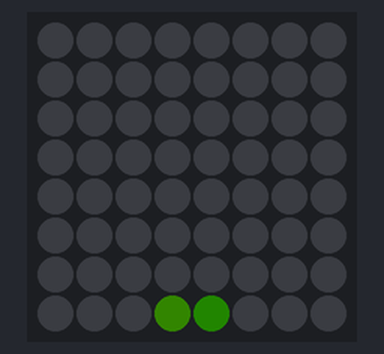
Bench run of a sketch on a simulated Teensy 3. Parts: 8×8 RGB LED matrix (first LED top left, wired row by row). Dim RGB values are drawn brighter than linear; random numbers use the default seed unless the sketch sets one.

Above: at 0.45 s.
At 4.95 s:
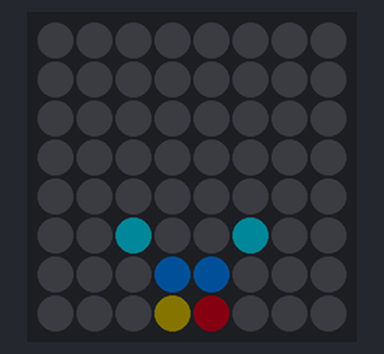
At 10.06 s:
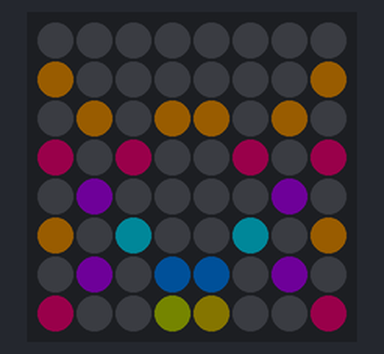
At 19.98 s:
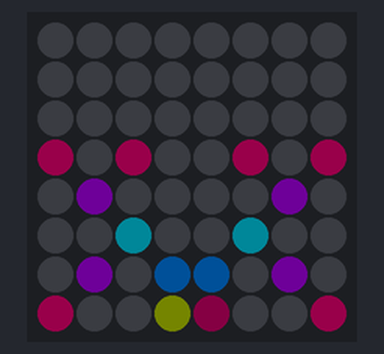
At 29.9 s:
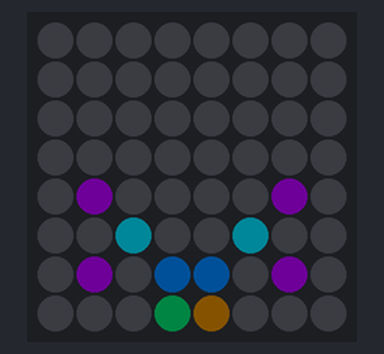
At 39.82 s:
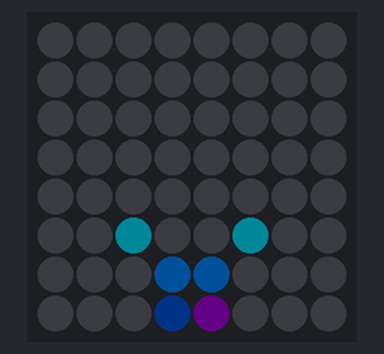

The sketch:

simple_animation_with_PISKEL.ino
```cpp
// Using piskel to make animations https://www.piskelapp.com/download
// start by selecting your cavans size using the resize button on the right
// 8x8 is the easisest but you can use any size. Look at "Class_4_-_bitmap_3_large_text" for info on scrolling it

//led biz begin. don't worry about anything in this section besides max_brightness
#include <WS2812Serial.h>
//we'll be using the Teensy audio library and it doesn't play nicely with neopixels.h or fastled
// so Paul of PJRC made this much more efficient version
#define num_of_leds 64
#define led_data_pin 5 // only these pins can be used on the Teensy 3.2:  1, 5, 8, 10, 31
byte drawingMemory[num_of_leds * 3];       //  3 bytes per LED
DMAMEM byte displayMemory[num_of_leds * 12]; // 12 bytes per LED
WS2812Serial leds(num_of_leds, displayMemory, drawingMemory, led_data_pin, WS2812_GRB);

//1.0 is VERY bright if you're powering it off of 5V
// this needs to be declared and set to something >0 for the LEDs to work
float max_brightness = .1;
//led biz end

//defines are not variables and are best use for things like like pin numbers for now
#define left_button_pin 0
#define right_button_pin 1
#define top_left_pot_pin A0
#define top_right_pot_pin A1
#define bottom_left_pot_pin A2
#define bottom_right_pot_pin A3

unsigned long current_time;
unsigned long prev_time[8]; //array of 8 variables named "prev"

float set_hue;
int xy_sel;
int xy_count;
int x_pot;
int y_pot;
int rate1 = 30;
int animation_step;


//in piskel go to export on the right side menu
// select other and "donwload C file"
// in that file copy the array here and change the values between the "[]" as shown
// then jsut cahnge your frame rate asn size to match

#define bitmap_width 8
#define bitmap_height 8
#define total_frames 7

static const uint32_t piskel_output[total_frames][bitmap_width * bitmap_height] = { //uint32_t is the same as unsigned long
  {
    0x00000000, 0x00000000, 0x00000000, 0x00000000, 0x00000000, 0x00000000, 0x00000000, 0x00000000,
    0x00000000, 0x00000000, 0x00000000, 0x00000000, 0x00000000, 0x00000000, 0x00000000, 0x00000000,
    0x00000000, 0x00000000, 0x00000000, 0x00000000, 0x00000000, 0x00000000, 0x00000000, 0x00000000,
    0x00000000, 0x00000000, 0x00000000, 0x00000000, 0x00000000, 0x00000000, 0x00000000, 0x00000000,
    0x00000000, 0x00000000, 0x00000000, 0x00000000, 0x00000000, 0x00000000, 0x00000000, 0x00000000,
    0x00000000, 0x00000000, 0x00000000, 0x00000000, 0x00000000, 0x00000000, 0x00000000, 0x00000000,
    0x00000000, 0x00000000, 0x00000000, 0x00000000, 0x00000000, 0x00000000, 0x00000000, 0x00000000,
    0x00000000, 0x00000000, 0x00000000, 0xff00ff53, 0xff00ff53, 0x00000000, 0x00000000, 0x00000000
  },
  {
    0x00000000, 0x00000000, 0x00000000, 0x00000000, 0x00000000, 0x00000000, 0x00000000, 0x00000000,
    0x00000000, 0x00000000, 0x00000000, 0x00000000, 0x00000000, 0x00000000, 0x00000000, 0x00000000,
    0x00000000, 0x00000000, 0x00000000, 0x00000000, 0x00000000, 0x00000000, 0x00000000, 0x00000000,
    0x00000000, 0x00000000, 0x00000000, 0x00000000, 0x00000000, 0x00000000, 0x00000000, 0x00000000,
    0x00000000, 0x00000000, 0x00000000, 0x00000000, 0x00000000, 0x00000000, 0x00000000, 0x00000000,
    0x00000000, 0x00000000, 0x00000000, 0x00000000, 0x00000000, 0x00000000, 0x00000000, 0x00000000,
    0x00000000, 0x00000000, 0x00000000, 0xffff8300, 0xffff8300, 0x00000000, 0x00000000, 0x00000000,
    0x00000000, 0x00000000, 0x00000000, 0xff00ff53, 0xff00ff53, 0x00000000, 0x00000000, 0x00000000
  },
  {
    0x00000000, 0x00000000, 0x00000000, 0x00000000, 0x00000000, 0x00000000, 0x00000000, 0x00000000,
    0x00000000, 0x00000000, 0x00000000, 0x00000000, 0x00000000, 0x00000000, 0x00000000, 0x00000000,
    0x00000000, 0x00000000, 0x00000000, 0x00000000, 0x00000000, 0x00000000, 0x00000000, 0x00000000,
    0x00000000, 0x00000000, 0x00000000, 0x00000000, 0x00000000, 0x00000000, 0x00000000, 0x00000000,
    0x00000000, 0x00000000, 0x00000000, 0x00000000, 0x00000000, 0x00000000, 0x00000000, 0x00000000,
    0x00000000, 0x00000000, 0xffffdd00, 0x00000000, 0x00000000, 0xffffdd00, 0x00000000, 0x00000000,
    0x00000000, 0x00000000, 0x00000000, 0xffff8300, 0xffff8300, 0x00000000, 0x00000000, 0x00000000,
    0x00000000, 0x00000000, 0x00000000, 0xff00ff53, 0xff00ff53, 0x00000000, 0x00000000, 0x00000000
  },
  {
    0x00000000, 0x00000000, 0x00000000, 0x00000000, 0x00000000, 0x00000000, 0x00000000, 0x00000000,
    0x00000000, 0x00000000, 0x00000000, 0x00000000, 0x00000000, 0x00000000, 0x00000000, 0x00000000,
    0x00000000, 0x00000000, 0x00000000, 0x00000000, 0x00000000, 0x00000000, 0x00000000, 0x00000000,
    0x00000000, 0x00000000, 0x00000000, 0x00000000, 0x00000000, 0x00000000, 0x00000000, 0x00000000,
    0x00000000, 0xffff00b8, 0x00000000, 0x00000000, 0x00000000, 0x00000000, 0xffff00b8, 0x00000000,
    0x00000000, 0x00000000, 0xffffdd00, 0x00000000, 0x00000000, 0xffffdd00, 0x00000000, 0x00000000,
    0x00000000, 0xffff00b8, 0x00000000, 0xffff8300, 0xffff8300, 0x00000000, 0xffff00b8, 0x00000000,
    0x00000000, 0x00000000, 0x00000000, 0xff00ff53, 0xff00ff53, 0x00000000, 0x00000000, 0x00000000
  },
  {
    0x00000000, 0x00000000, 0x00000000, 0x00000000, 0x00000000, 0x00000000, 0x00000000, 0x00000000,
    0x00000000, 0x00000000, 0x00000000, 0x00000000, 0x00000000, 0x00000000, 0x00000000, 0x00000000,
    0x00000000, 0x00000000, 0x00000000, 0x00000000, 0x00000000, 0x00000000, 0x00000000, 0x00000000,
    0xff7c00ff, 0x00000000, 0xff7c00ff, 0x00000000, 0x00000000, 0xff7c00ff, 0x00000000, 0xff7c00ff,
    0x00000000, 0xffff00b8, 0x00000000, 0x00000000, 0x00000000, 0x00000000, 0xffff00b8, 0x00000000,
    0x00000000, 0x00000000, 0xffffdd00, 0x00000000, 0x00000000, 0xffffdd00, 0x00000000, 0x00000000,
    0x00000000, 0xffff00b8, 0x00000000, 0xffff8300, 0xffff8300, 0x00000000, 0xffff00b8, 0x00000000,
    0xff7c00ff, 0x00000000, 0x00000000, 0xff00ff53, 0xff00ff53, 0x00000000, 0x00000000, 0xff7c00ff
  },
  {
    0x00000000, 0x00000000, 0x00000000, 0x00000000, 0x00000000, 0x00000000, 0x00000000, 0x00000000,
    0xff009dff, 0x00000000, 0x00000000, 0x00000000, 0x00000000, 0x00000000, 0x00000000, 0xff009dff,
    0x00000000, 0xff009dff, 0x00000000, 0xff009dff, 0xff009dff, 0x00000000, 0xff009dff, 0x00000000,
    0xff7c00ff, 0x00000000, 0xff7c00ff, 0x00000000, 0x00000000, 0xff7c00ff, 0x00000000, 0xff7c00ff,
    0x00000000, 0xffff00b8, 0x00000000, 0x00000000, 0x00000000, 0x00000000, 0xffff00b8, 0x00000000,
    0xff009dff, 0x00000000, 0xffffdd00, 0x00000000, 0x00000000, 0xffffdd00, 0x00000000, 0xff009dff,
    0x00000000, 0xffff00b8, 0x00000000, 0xffff8300, 0xffff8300, 0x00000000, 0xffff00b8, 0x00000000,
    0xff7c00ff, 0x00000000, 0x00000000, 0xff00ff53, 0xff00ff53, 0x00000000, 0x00000000, 0xff7c00ff
  },
  {
    0x00000000, 0xff66fdf4, 0x00000000, 0xff66fdf4, 0xff66fdf4, 0x00000000, 0xff66fdf4, 0x00000000,
    0xff009dff, 0x00000000, 0xff66fdf4, 0x00000000, 0x00000000, 0xff66fdf4, 0x00000000, 0xff009dff,
    0x00000000, 0xff009dff, 0x00000000, 0xff009dff, 0xff009dff, 0x00000000, 0xff009dff, 0x00000000,
    0xff7c00ff, 0x00000000, 0xff7c00ff, 0x00000000, 0x00000000, 0xff7c00ff, 0x00000000, 0xff7c00ff,
    0x00000000, 0xffff00b8, 0x00000000, 0xff66fdf4, 0xff66fdf4, 0x00000000, 0xffff00b8, 0x00000000,
    0xff009dff, 0x00000000, 0xffffdd00, 0x00000000, 0x00000000, 0xffffdd00, 0x00000000, 0xff009dff,
    0x00000000, 0xffff00b8, 0x00000000, 0xffff8300, 0xffff8300, 0x00000000, 0xffff00b8, 0x00000000,
    0xff7c00ff, 0x00000000, 0x00000000, 0xff00ff53, 0xff00ff53, 0x00000000, 0x00000000, 0xff7c00ff
  }
};


void setup() {
  leds.begin(); //must be done in setup for the LEDs to work.

  pinMode(left_button_pin, INPUT_PULLUP); //must be done when reading buttons
  pinMode(right_button_pin, INPUT_PULLUP);
  analogReadResolution(12); //0-4095 pot values
  analogReadAveraging(64);  //smooth the readings some
}


void loop() {
  current_time = millis();

  if (current_time - prev_time[1] > 500) {
    prev_time[1] = current_time;
    animation_step = animation_step + 1;
    if (animation_step > total_frames - 1) {
      animation_step = 0;
    }
  }


  if (current_time - prev_time[0] > rate1) {
    prev_time[0] = current_time;
    //x_count goes from 0-7 and so does y_count but since we have it arranged
    // with one for loop after another we get x_count=0 for y_count from 0-7,
    // then x_count=1 for y_count from 0-7 and so on
    // this way we can more easily deal with the two dimensional LED array

    for ( int x_count = 0; x_count < 8; x_count++) {
      for ( int y_count = 0; y_count < 8; y_count++) {
        xy_count = x_count + (y_count * 8); //goes from 0-64
        set_pixel_HSV(xy_count, 0, 0, 0); // turn everything off. otherwise the last "frame" swill still show

        ////needs to be uint32_t aka unsigned long as thats what piskel exports
        uint32_t current_bitmap_pixel = piskel_output[animation_step][xy_count];

        //set_PISKEL(led number ,piskel color in uint32_t)
        //use this isntead of set_pixel_HSV
        set_PISKEL(xy_count, current_bitmap_pixel);

        //you can still to set_pixel_HSV in thes same code though
        if (y_count == 7) {
          if (x_count > 2 && x_count < 5 ) {
            float c1 = random(100) / 100.0;
            set_pixel_HSV(xy_count, c1, 1, .33);
          }
        }
      }
    }

    leds.show(); // after we've set what we want all the LEDs to be we send the data out through this function
  } //timing "if" over

}// loop is over


//This function is a little different than you might see in other libraries but it works pretty similar
// instead of 0-255 you see in other libraries this is all 0-1.0
// you can copy this to the bottom of any code as long as the declarations at the top in "led biz" are done

//set_pixel_HSV(led to change, hue,saturation,value aka brightness)
// led to change is 0-63
// all other are 0.0 to 1.0
// hue - 0 is red, then through the ROYGBIV to 1.0 as red again
// saturation - 0 is fully white, 1 is fully colored.
// value - 0 is off, 1 is the value set by max_brightness
// (it's not called brightness since, unlike in photoshop, we're going from black to fully lit up

//based on https://stackoverflow.com/questions/3018313/algorithm-to-convert-rgb-to-hsv-and-hsv-to-rgb-in-range-0-255-for-both

void set_PISKEL(int pixel, uint32_t c32) {
  //data is stored as 8bits of Alpha (transparency which is ignored) then 8bits blue, 8bits green, 8bits red
  byte RedLight = (c32); //jsut the bottom 8 bits the rest gets chopped of fsince its a byte
  byte GreenLight = (c32 >> 8); //bit shift by 8 so now only the green is in the 8 bits of the byte
  byte BlueLight = (c32 >> 16);
  leds.setPixelColor(pixel, RedLight * max_brightness, GreenLight * max_brightness, BlueLight * max_brightness);
}

void set_pixel_HSV(int pixel, float fh, float fs, float fv) {
  byte RedLight;
  byte GreenLight;
  byte BlueLight;

  byte h = fh * 255;
  byte s = fs * 255;
  byte v = fv * max_brightness * 255;

  h = (h * 192) / 256;  // 0..191
  unsigned int i = h / 32;   // We want a value of 0 thru 5
  unsigned int f = (h % 32) * 8;   // 'fractional' part of 'i' 0..248 in jumps

  unsigned int sInv = 255 - s;  // 0 -> 0xff, 0xff -> 0
  unsigned int fInv = 255 - f;  // 0 -> 0xff, 0xff -> 0
  byte pv = v * sInv / 256;  // pv will be in range 0 - 255
  byte qv = v * (256 - s * f / 256) / 256;
  byte tv = v * (256 - s * fInv / 256) / 256;

  switch (i) {
    case 0:
      RedLight = v;
      GreenLight = tv;
      BlueLight = pv;
      break;
    case 1:
      RedLight = qv;
      GreenLight = v;
      BlueLight = pv;
      break;
    case 2:
      RedLight = pv;
      GreenLight = v;
      BlueLight = tv;
      break;
    case 3:
      RedLight = pv;
      GreenLight = qv;
      BlueLight = v;
      break;
    case 4:
      RedLight = tv;
      GreenLight = pv;
      BlueLight = v;
      break;
    case 5:
      RedLight = v;
      GreenLight = pv;
      BlueLight = qv;
      break;
  }
  leds.setPixelColor(pixel, RedLight, GreenLight, BlueLight);
}
```
